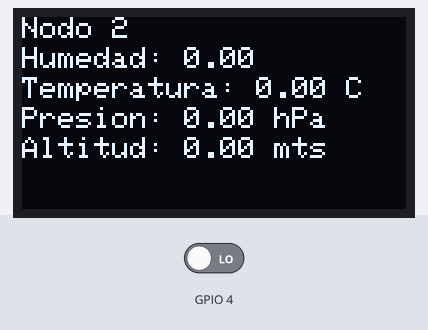
A sketch run on a simulated ESP32. On the bench: 128×64 one-colour display. The test bench sets the inputs (shaded band); at power-on: GPIO 4 LOW. What the sketch prints to the serial monitor is not drawn.

Above: at 3.2 s.
3.3 s: GPIO 4 driven HIGH
At 3.6 s:
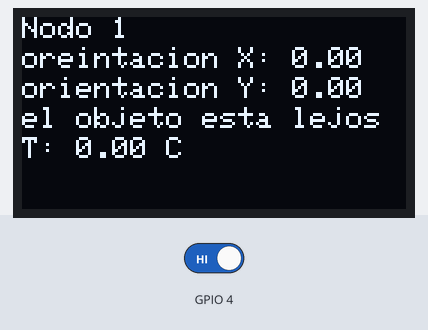
4.8 s: GPIO 4 driven LOW
At 5.2 s:
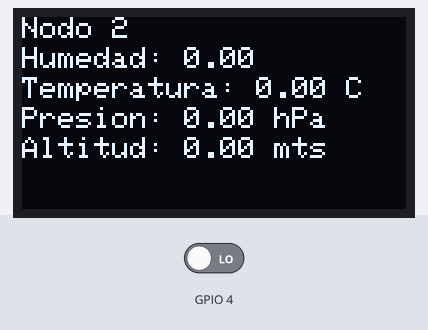
Timing chart, 0 to 7.8 s (numbered marks = the images above; inputs shaded):
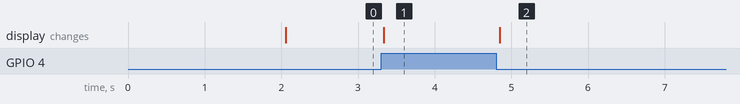

Measured:
- after the input at 3.3 s, the display: changes at once (image 1)
- after the input at 4.8 s, the display: changes after 0.05 s (image 2)

The sketch:

Gateway.ino
```cpp
/*
 * Includes the following libraries:
 * Adafruit SSD1306
 * Adafruit GFX Library
 * Adafruit BusIO
 */
#include "WiFi.h"
#include <esp_now.h>
#include <Wire.h>
#include <Adafruit_GFX.h>
#include <Adafruit_SSD1306.h>

#define SCREEN_WIDTH 128 // OLED width,  in pixels
#define SCREEN_HEIGHT 64 // OLED height, in pixels


// create an OLED display object connected to I2C
Adafruit_SSD1306 oled(SCREEN_WIDTH, SCREEN_HEIGHT, &Wire, -1);

typedef struct struct_message {
    int id; // must be unique for each sender board
    float dato1;
    float dato2;
    float dato3;
    float dato4;
} struct_message;

// Create a struct_message called myData
struct_message myData;

// Create a structure to hold the readings from each board
struct_message board1;
struct_message board2;

struct_message boardsStruct[2] = {board1, board2};

void OnDataRecv(const uint8_t * mac_addr, const uint8_t *incomingData, int len) {
  char macStr[18];
  Serial.print("Packet received from: ");
  snprintf(macStr, sizeof(macStr), "%02x:%02x:%02x:%02x:%02x:%02x",
           mac_addr[0], mac_addr[1], mac_addr[2], mac_addr[3], mac_addr[4], mac_addr[5]);
  Serial.println(macStr);
  memcpy(&myData, incomingData, sizeof(myData));
  Serial.printf("Board ID %u: %u bytes\n", myData.id, len);
  // Update the structures with the new incoming data
  boardsStruct[myData.id-1].dato1 = myData.dato1;
  boardsStruct[myData.id-1].dato2 = myData.dato2;
  boardsStruct[myData.id-1].dato3 = myData.dato3;
  boardsStruct[myData.id-1].dato4 = myData.dato4;

  Serial.printf("%f",boardsStruct[myData.id-1].dato1);
  Serial.printf("%f",boardsStruct[myData.id-1].dato2);
  Serial.printf("%f",boardsStruct[myData.id-1].dato3);
  Serial.printf("%f",boardsStruct[myData.id-1].dato4);
  Serial.println();
}


void Nodo1() {
  oled.setCursor(0, 10);       // set position to display
  oled.println("oreintacion X: "+ String(boardsStruct[0].dato1)); // set text

  oled.setCursor(0, 20);       // set position to display
  oled.println("orientacion Y: "+String(boardsStruct[0].dato2)); // set text

  oled.setCursor(0, 30);       // set position to display
  if(boardsStruct[0].dato3 == 0){
    oled.println("el objeto esta lejos"); // set text
  }
  else{
    oled.println("el objeto esta cerca"); // set text
  }

  oled.setCursor(0, 40);       // set position to display
  oled.println("T: "+String(boardsStruct[0].dato4)+" C"); // set text

}

void Nodo2(){

  oled.setCursor(0, 10);       // set position to display
  oled.println("Humedad: "+String(boardsStruct[1].dato1)); // set text

  oled.setCursor(0, 20);       // set position to display
  oled.println("Temperatura: " +String(boardsStruct[1].dato2)+" C"); // set text

  oled.setCursor(0, 30);       // set position to display
  oled.println("Presion: "+String(boardsStruct[1].dato3) +" hPa"); // set text

  oled.setCursor(0, 40);       // set position to display
  oled.println("Altitud: "+String(boardsStruct[1].dato4) + " mts"); // set text

}

void setup() {
   pinMode(4,INPUT);
   Serial.begin(9600);

   WiFi.mode(WIFI_STA);
   Serial.println(WiFi.macAddress());

  // put your setup code here, to run once:

  if (!oled.begin(SSD1306_SWITCHCAPVCC, 0x3C)) {
    Serial.println(F("failed to start SSD1306 OLED"));
    while (1);
  }

  if (esp_now_init() != ESP_OK) {
  Serial.println("Error initializing ESP-NOW");
  return;
  }
  esp_now_register_recv_cb(OnDataRecv);

  delay(2000);
}

void loop() {
  // put your main code here, to run repeatedly:

  oled.clearDisplay(); // clear display
  oled.setTextSize(1);         // set text size
  oled.setTextColor(WHITE);    // set text color

  if(digitalRead(4)== HIGH)
  {
    oled.setCursor(0, 0);       // set position to display
    oled.println("Nodo 1"); // set text
    Nodo1();
  }
  else
  {
    oled.setCursor(0, 0);       // set position to display
    oled.println("Nodo 2"); // set text
    Nodo2();
  }

  oled.display();
}
```
